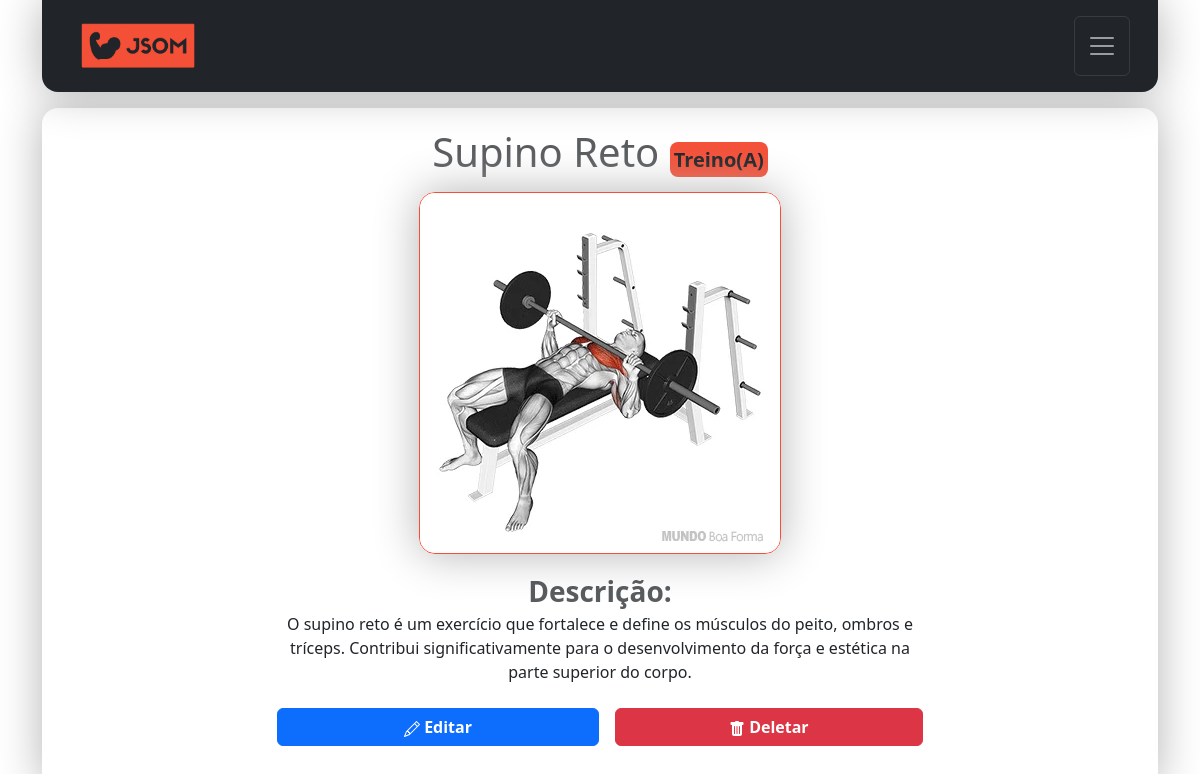
The page /detalhes/7/ (signed in) on the database its author committed.
### contact/models.py (models this page shows, shortened)
class Treino(models.Model):
    nome = models.CharField(max_length=100)
    CATEGORIA_CHOICES = [
        ('Treino(A)', 'Treino-A'),
        ('Treino(B)', 'Treino-B'),
        ('Treino(C)', 'Treino-C'),
        ('Treino(D)', 'Treino-D'),
        ('Treino(E)', 'Treino-E'),
    ]
    categoria = models.CharField(max_length=9, choices=CATEGORIA_CHOICES)
    descricao = models.TextField(blank=True)
    imagem = models.ImageField(blank=True, upload_to='pictures/%Y/%m/')
    owner = models.ForeignKey(
        User,
        on_delete=models.SET_NULL,
        blank=True, null=True
    )

### contact/views/contact_views.py (the view)
# urls.py: path('detalhes/<int:treino_id>/', views.detalhes_treino, name='detalhes_treino'),
@login_required(login_url='contact:login')
def detalhes_treino(request, treino_id):
    treino = get_object_or_404(Treino, pk=treino_id, owner=request.user)
    site_title = f'{treino.nome}_{treino.categoria}'
    context = {
        'site_title': site_title,
        'treino': treino
    }
    return render(request, 'contact/detalhes_treino.html', context)

### contact/templates/contact/detalhes_treino.html (shortened to what this page needs)
{% extends "global/base.html" %}
{% load static %}
{% block corpo %}
    <div class="container m-3 d-flex-column justify-content-center align-items-center w-60">
        <h1 class="mb-3 fs-1 form-text text-center text-wrap overflow-wrap-break-word">{{ treino.nome }}
            <span class="fw-bold fs-5 p-1 rounded-3 bg-jsom">{{ treino.categoria }}</span>
        </h1>
        <div class="d-flex flex-column align-items-center justify-content-center mb-3">
            {% if treino.imagem %}
            <div class="d-flex align-items-center justify-content-center">
                <img alt="{{ treino.nome }}" src="{{ treino.imagem.url }}" style="object-fit: cover;" class="rounded-4 border-jsom shadow-big img-fluid">
            </div>
            {% else %}
            <div class="d-flex align-items-center justify-content-center">
                <img alt="{{ treino.nome }}" src="{% static "img/treino_padao.png" %}" style="object-fit: cover; padding: 10px;" class=" rounded-4 border-jsom shadow-big img-fluid">
            </div>
            {% endif %}
        </div>
        <p class="overflow-wrap-break-word text-wrap text-center ">
            <span class="fw-bold fs-3 form-text">Descrição:</span>
            <br>
            {{ treino.descricao }}
        </p>
        <div class="d-flex justify-content-around mt-4">
            <a class="btn btn-primary fw-semibold w-100 me-2" href=" {% url 'contact:atualizar_treino' treino.id %} ">
                Editar
            </a>
            <form action="{% url 'contact:excluir_treino' treino.id %}" class="w-100 ms-2" method="post">
                <button class="btn fw-semibold btn-danger w-100" type="submit">
                    Deletar
                </button>
            </form>
        </div>
    </div>
{% endblock corpo %}

### base_static/global/css/style.css (style rules this page uses)
.bg-jsom { background-color: #F45038; color: #212529; }
.border-jsom { border:solid #f45038 1.5px; }
.overflow-wrap-break-word { overflow-wrap: break-word; }
.w-60 { width: 60% !important; }

### rows shown on the page
Treino: nome "Supino Reto", categoria "Treino(A)", imagem (picture), descricao "O supino reto é um exercício que fortalece e define os músculos do peito, ombros e tríceps. Contribui significativamente para o desenvolvimento da força e estética na parte superior do corpo."
